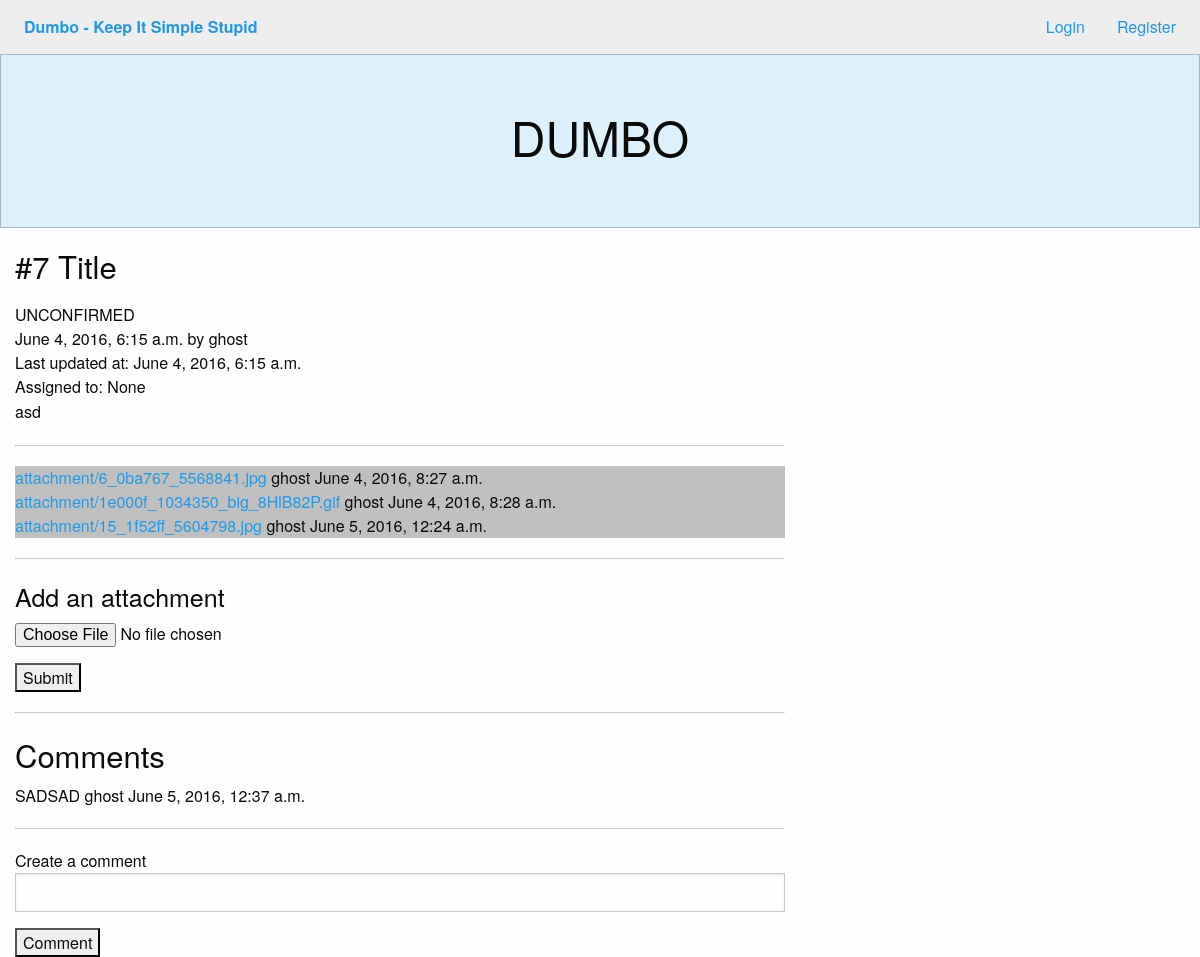
Screenshot of /issue/view/7/ with the database file from the repository.
### dumbo/models.py (models this page shows, shortened)
class Issue(models.Model):
    title = models.CharField("Title", max_length = 20)
    project = models.ForeignKey(Project, on_delete = models.CASCADE)
    content = models.TextField("Whats the issue?")
    tag = models.CharField("Add a tag to the issue", max_length=11, choices=ISSUE_STATUS, default=UNCONFIRMED)
    author = models.ForeignKey(User, on_delete = models.SET_DEFAULT, default = None, related_name='author')
    timestamp = models.DateTimeField(default = timezone.now)
    last_updated = models.DateTimeField(default = timezone.now)
    assignee = models.ForeignKey(User, on_delete = models.SET_DEFAULT, default = None, blank = True, related_name='assignee', null = True)

class Attachment(models.Model):
    attachment = models.FileField(upload_to = "attachment/", blank = True)
    issue = models.ForeignKey(Issue, on_delete = models.CASCADE)
    user = models.ForeignKey(User)
    timestamp = models.DateTimeField(default = timezone.now)

class Comment(models.Model):
    comment = models.TextField()
    issue = models.ForeignKey(Issue)
    author = models.ForeignKey(User)
    timestamp = models.DateTimeField(default = timezone.now)

### dumbo/views.py (the view)
# urls.py: url(r'^issue/view/(?P<issue_id>[0-9]*)/$', views.view_issue, name="view_issue"),
def view_issue(request, issue_id):
    issue = get_object_or_404(Issue, id=issue_id)
    comments = Comment.objects.filter(issue=issue)
    attachments = Attachment.objects.filter(issue=issue)
    project = issue.project
    if project.private is True and request.user not in project.group.user_set.all():
        return Http404("Page not Found")
    return render(request, "view_issue.html", {"issue":issue, "attachments":attachments, "comments":comments})

### dumbo/templates/view_issue.html (shortened to what this page needs)
{% extends 'layout.html' %}
{% load staticfiles %}
{% block main_content %}
<h3>#{{issue.id}} {{issue.title}}<p /></h3>
{{issue.tag}}<br />
{{issue.timestamp}} by {{issue.author}} <br>
Last updated at: {{issue.last_updated}}
<br>
Assigned to: {{issue.assignee}}
<p>{{issue.content}}</p>
<p /> <hr>
  {% if attachments %}
  {% for a in attachments %}
<div style="background:silver">
  <a href='{{a.attachment.url}}'>{{a.attachment.name}}</a> {{a.user}} {{a.timestamp}}
  {% if not forloop.last %}
  <br />
  {% endif %}
</div>
  {% endfor %}
  {% endif %}
<hr>
<h4>Add an attachment</h4>
<form action={% url "dumbo:upload_file" issue.id %} method="POST" enctype="multipart/form-data">
  <input type="file" name="attachment" />
  <input type="submit" value="Submit" />
</form>
<hr />
<h3>Comments</h3>
{% for c in comments %}
{{c.comment}}  {{c.author}} {{c.timestamp}}<br />
{% empty %}
<h5>No Comments!</h5>
{% endfor %}
<hr />
Create a comment
<form action={% url "dumbo:create_comment" issue.id %} method="POST">
  <input type="text" name="comment" />
  <input type="submit" value="Comment" />
</form>
{% endblock %}

### dumbo/templates/layout.html (shortened to what this page needs)
<!doctype html>
<html class="no-js" lang="en">
  <head>
	{% load staticfiles %}
	<link rel="stylesheet" href={% static 'index.css' %}>
  </head>
  <body>
	<div class="top-bar">
	  <div class="top-bar-left">
		<ul class="menu">
		  <a href={% url "dumbo:homepage" %}>
			<li class="menu-text">{% block company_name %}Dumbo - Keep It Simple Stupid{% endblock %}</li>
		</ul>
	  </div>
	  <div class="top-bar-right">
		<ul class="menu">
		  {% if user.is_authenticated %}
		  <li><a href={% url "dumbo:create_project" %}>Create a Project</a></li>
		  <li><a href={% url "dumbo:my_projects" %}>My Projects</a></li>
		  <li><a href={% url "dumbo:profile" %}>Profile</a></li>
		  <li><a href={% url "dumbo:logout" %}>Logout</a></li>
		  {% else %}
		  <li><a href={% url "dumbo:login" %}>Login</a></li>
		  <li><a href={% url "dumbo:register" %}>Register</a></li>
		  {% endif %}
		</ul>
	  </div>
	</div>
	<div class="callout large primary">
	  <div class="row column text-center">
		<h1>{% block page_heading%} DUMBO {% endblock %}</h1>
	  </div>
	</div>
	<div class="row" id="content">
	  <div class="medium-8 columns">
		{% block main_content %}{% endblock %}
	  </div>
	</div>
  </body>
</html>

### static/index.css (style rules this page uses)
body, button, legend { padding: 0 }
h1, h2, h3, h4, h5, h6, p { text-rendering: optimizeLegibility }
html { font-family: sans-serif; -ms-text-size-adjust: 100%; -webkit-text-size-adjust: 100% }
button, input, optgroup, select, textarea { color: inherit; font: inherit; margin: 0 }
a, b, em, i, small, strong { line-height: inherit }
dl, ol, p, ul { line-height: 1.6 }
button, html input[type=button], input[type=reset], input[type=submit] { -webkit-appearance: button; cursor: pointer }
input { line-height: normal }
body, h1, h2, h3, h4, h5, h6 { font-family: "Helvetica Neue", Helvetica, Roboto, Arial, sans-serif; font-weight: 400 }
body, html { font-size: 100%; box-sizing: border-box }
body { margin: 0; line-height: 1.5; color: #0a0a0a; background: #fefefe; -webkit-font-smoothing: antialiased; -moz-osx-font-smoothing: grayscale }
.row { max-width: 75rem; margin-left: auto; margin-right: auto }
.row::after, .row::before { content: ' '; display: table }
.row::after { clear: both }
.column, .columns { width: 100%; float: left; padding-left: .9375rem; padding-right: .9375rem }
.column:last-child, .columns:last-child { float: right }
.column.row, .row.columns { float: none }
@media screen and (min-width:40em) { .medium-8 { width: 66.66667% } }
.breadcrumbs::after, .button-group::after, .clearfix::after, .off-canvas-wrapper-inner::after, .pagination::after, .tabs::after, .title-bar::after, .top-bar::after, hr { clear: both }
ol, ul { margin-left: 1.25rem }
blockquote, dd, div, dl, dt, form, h1, h2, h3, h4, h5, h6, li, ol, p, pre, td, th, ul { margin: 0; padding: 0 }
dl, ol, p, ul { margin-bottom: 1rem }
p { font-size: inherit }
h1, h2, h3, h4, h5, h6 { font-style: normal; color: inherit; margin-top: 0; margin-bottom: .5rem; line-height: 1.4 }
h1 { font-size: 1.5rem }
h3 { font-size: 1.1875rem }
h4 { font-size: 1.125rem }
@media screen and (min-width:40em) { h1 { font-size: 3rem } }
@media screen and (min-width:40em) { h3 { font-size: 1.9375rem } }
@media screen and (min-width:40em) { h4 { font-size: 1.5625rem } }
a { background-color: transparent; color: #2199e8; text-decoration: none; cursor: pointer }
hr { box-sizing: content-box; max-width: 75rem; height: 0; border-top: 0; border-bottom: 1px solid #cacaca; margin: 1.25rem auto }
dl, ol, ul { list-style-position: outside }
li { font-size: inherit }
ul { list-style-type: disc }
.accordion, .menu, .tabs { list-style-type: none }
.text-center { text-align: center }
[type=text], [type=password], [type=date], [type=datetime], [type=datetime-local], [type=month], [type=week], [type=email], [type=tel], [type=time], [type=url], [type=color], [type=number], [type=search], textarea { display: block; box-sizing: border-box; width: 100%; height: 2.4375rem; padding: .5rem; border: 1px solid #cacaca; margin: 0 0 1rem; font-family: inherit; font-size: 1rem; color: #8a8a8a; background-color: #fefefe; box-shadow: inset 0 1px 2px rgba(10, 10, 10, .1); border-radius: 0; transition: box-shadow .5s, border-color .25s ease-in-out; -webkit-appearance: none; -moz-appearance: none }
[type=button], [type=submit] { border-radius: 0; -webkit-appearance: none; -moz-appearance: none }
[type=file], [type=checkbox], [type=radio] { margin: 0 0 1rem }
[type=file] { width: 100% }
.form-error, .menu-text, .switch { font-weight: 700 }
.callout { margin: 0 0 1rem; padding: 1rem; border: 1px solid rgba(10, 10, 10, .25); border-radius: 0; position: relative; background-color: #fff }
.callout>:first-child { margin-top: 0 }
.callout>:last-child { margin-bottom: 0 }
.callout.primary { background-color: #def0fc }
.callout.large { padding: 3rem }
.menu>li, .menu>li>a>i, .menu>li>a>img, .menu>li>a>span { vertical-align: middle }
.menu { margin: 0 }
.menu>li>a { display: block; padding: .7rem 1rem; line-height: 1 }
.menu a, .menu button, .menu input { margin-bottom: 0 }
.menu>li { display: table-cell }
.menu-text { color: inherit; line-height: 1; padding: .7rem 1rem }
body, html { height: 100% }
.top-bar { padding: .5rem }
.top-bar::after, .top-bar::before { content: ' '; display: table }
.top-bar, .top-bar ul { background-color: #eee }
@media screen and (min-width:40em) { .top-bar-left { float: left } }
@media screen and (min-width:40em) { .top-bar-right { float: right } }

### rows the page displays
Issue: id "7", title "Title", tag "UNCONFIRMED", timestamp "June 4, 2016, 6:15 a.m.", author "ghost", last_updated "June 4, 2016, 6:15 a.m.", assignee "None", content "asd"
Attachment: attachment.name "attachment/6_0ba767_5568841.jpg", user "ghost", timestamp "June 4, 2016, 8:27 a.m."
Attachment: attachment.name "attachment/1e000f_1034350_big_8HlB82P.gif", user "ghost", timestamp "June 4, 2016, 8:28 a.m."
Attachment: attachment.name "attachment/15_1f52ff_5604798.jpg", user "ghost", timestamp "June 5, 2016, 12:24 a.m."
Comment: comment "SADSAD", author "ghost", timestamp "June 5, 2016, 12:37 a.m."
